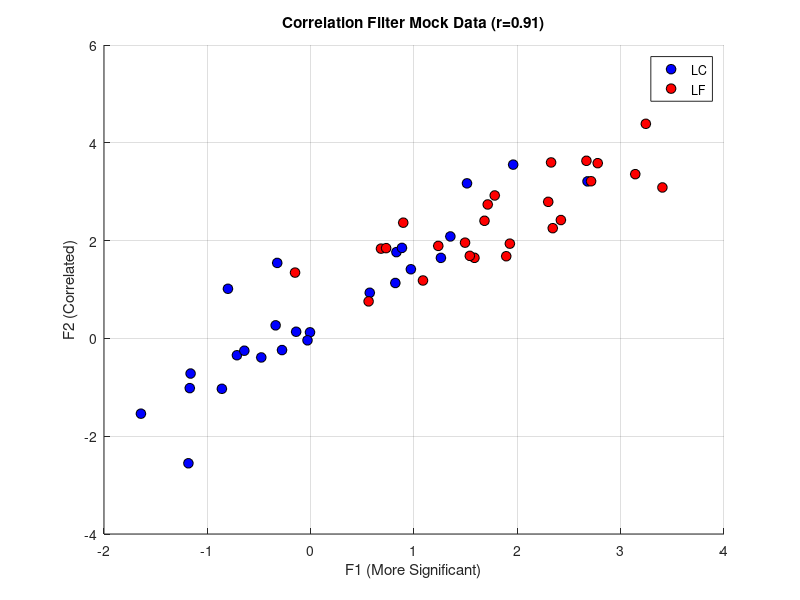

This figure's MATLAB source:
% Test script for intelligent correlation filtering logic
function test_corr_filter()
    % Setup output directory like the rest of the pipeline
    output_folder = fullfile(pwd, 'saved_figures');
    if ~exist(output_folder, 'dir'), mkdir(output_folder); end
    
    % Start diary to log text output
    diary_file = fullfile(output_folder, 'test_corr_filter_output.txt');
    if exist(diary_file, 'file'), delete(diary_file); end
    diary(diary_file);
    
    % Suppress figure windows
    old_vis = get(0, 'DefaultFigureVisible');
    set(0, 'DefaultFigureVisible', 'off');

    fprintf('Running test_corr_filter...\n');
    
    % Mock data
    rng(42);
    n = 50;
    y = [zeros(n/2, 1); ones(n/2, 1)];
    
    % F1: Very significant
    f1 = [randn(n/2, 1); randn(n/2, 1) + 2];
    % F2: Highly correlated with F1, but less significant
    f2 = f1 + 0.5*randn(n, 1) + 0.5;
    
    X = [f1, f2];
    feat_names = {'F1', 'F2'};
    
    R = corrcoef(X);
    fprintf('Correlation between F1 and F2: %.3f\n', R(1,2));
    
    % Run logic similar to metrics.m
    drop_flag = false(1, 2);
    for fi = 1:2
        if drop_flag(fi), continue; end
        for fj = fi+1:2
            if abs(R(fi, fj)) > 0.8
                p_fi = ranksum(X(y==0, fi), X(y==1, fi));
                p_fj = ranksum(X(y==0, fj), X(y==1, fj));
                fprintf('p_F1: %.4f, p_F2: %.4f\n', p_fi, p_fj);
                
                if p_fj >= p_fi
                    drop_flag(fj) = true;
                    fprintf('Dropping %s (p_j >= p_i)\n', feat_names{fj});
                else
                    drop_flag(fi) = true;
                    fprintf('Dropping %s (p_i > p_j)\n', feat_names{fi});
                    break;
                end
            end
        end
    end
    
    % Visualization of the test case
    figure('Name', 'Correlation Filter Test Data');
    scatter(f1(y==0), f2(y==0), 50, 'b', 'filled', 'MarkerEdgeColor', 'k'); hold on;
    scatter(f1(y==1), f2(y==1), 50, 'r', 'filled', 'MarkerEdgeColor', 'k');
    xlabel('F1 (More Significant)'); ylabel('F2 (Correlated)');
    title(sprintf('Correlation Filter Mock Data (r=%.2f)', R(1,2)));
    legend('LC', 'LF', 'Location', 'best');
    grid on;
    saveas(gcf, fullfile(output_folder, 'test_corr_filter_data.png'));
    close(gcf);
    
    if drop_flag(2) && ~drop_flag(1)
        fprintf('SUCCESS: Dropped less significant feature F2.\n');
    elseif drop_flag(1) && ~drop_flag(2)
        fprintf('SUCCESS: Dropped less significant feature F1 (if it were less significant).\n');
    else
        diary off;
        set(0, 'DefaultFigureVisible', old_vis);
        error('FAILURE: Unexpected drop state.');
    end
    
    % Cleanup
    set(0, 'DefaultFigureVisible', old_vis);
    diary off;
    fprintf('Test output and plots saved to: %s\n', output_folder);
end
